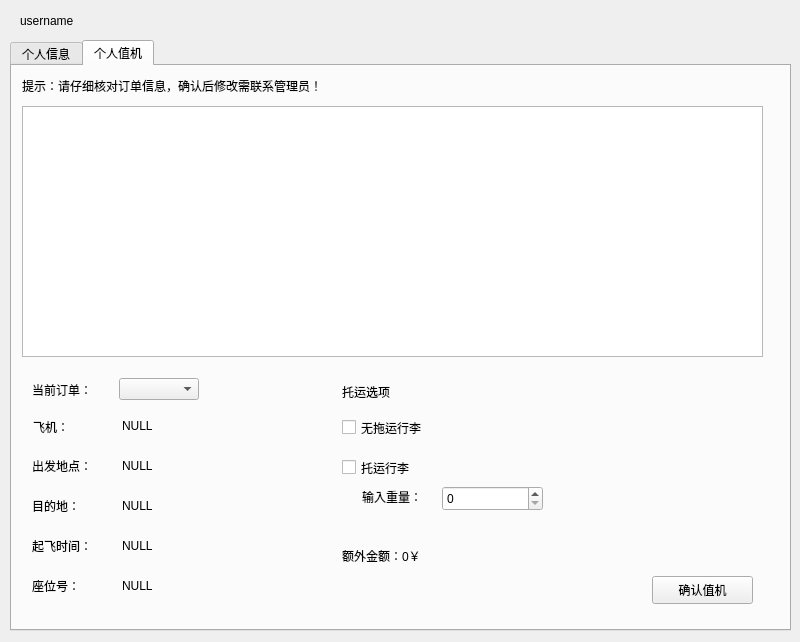
<?xml version="1.0" encoding="UTF-8"?>
<ui version="4.0">
 <class>personalpage</class>
 <widget class="QWidget" name="personalpage">
  <property name="geometry">
   <rect>
    <x>0</x>
    <y>0</y>
    <width>800</width>
    <height>642</height>
   </rect>
  </property>
  <property name="windowTitle">
   <string>Form</string>
  </property>
  <widget class="QTabWidget" name="labelUserName_2">
   <property name="geometry">
    <rect>
     <x>10</x>
     <y>40</y>
     <width>781</width>
     <height>591</height>
    </rect>
   </property>
   <property name="currentIndex">
    <number>1</number>
   </property>
   <widget class="QWidget" name="tab">
    <attribute name="title">
     <string>个人信息</string>
    </attribute>
    <widget class="QLabel" name="labelUserName">
     <property name="geometry">
      <rect>
       <x>119</x>
       <y>9</y>
       <width>101</width>
       <height>20</height>
      </rect>
     </property>
     <property name="styleSheet">
      <string notr="true">font: 10pt &quot;Microsoft YaHei UI&quot;;</string>
     </property>
     <property name="text">
      <string>username</string>
     </property>
     <property name="alignment">
      <set>Qt::AlignmentFlag::AlignCenter</set>
     </property>
    </widget>
    <widget class="QLabel" name="label">
     <property name="geometry">
      <rect>
       <x>20</x>
       <y>10</y>
       <width>64</width>
       <height>20</height>
      </rect>
     </property>
     <property name="styleSheet">
      <string notr="true">font: 10pt &quot;Microsoft YaHei UI&quot;;
border-top-color: qlineargradient(spread:pad, x1:0, y1:0, x2:0, y2:1, stop:0 rgba(255, 0, 0, 255), stop:0.339795 rgba(255, 0, 0, 255), stop:0.339799 rgba(255, 255, 255, 255), stop:0.662444 rgba(255, 255, 255, 255), stop:0.662469 rgba(0, 0, 255, 255), stop:1 rgba(0, 0, 255, 255));</string>
     </property>
     <property name="text">
      <string>用户名：</string>
     </property>
    </widget>
    <widget class="QPushButton" name="pushButton">
     <property name="geometry">
      <rect>
       <x>110</x>
       <y>50</y>
       <width>121</width>
       <height>41</height>
      </rect>
     </property>
     <property name="styleSheet">
      <string notr="true">font: 9pt &quot;Microsoft YaHei UI&quot;;</string>
     </property>
     <property name="text">
      <string>修改密码</string>
     </property>
    </widget>
    <widget class="QLabel" name="label_2">
     <property name="geometry">
      <rect>
       <x>19</x>
       <y>59</y>
       <width>64</width>
       <height>20</height>
      </rect>
     </property>
     <property name="styleSheet">
      <string notr="true">font: 10pt &quot;Microsoft YaHei UI&quot;;
border-top-color: qlineargradient(spread:pad, x1:0, y1:0, x2:0, y2:1, stop:0 rgba(255, 0, 0, 255), stop:0.339795 rgba(255, 0, 0, 255), stop:0.339799 rgba(255, 255, 255, 255), stop:0.662444 rgba(255, 255, 255, 255), stop:0.662469 rgba(0, 0, 255, 255), stop:1 rgba(0, 0, 255, 255));</string>
     </property>
     <property name="text">
      <string>密码：</string>
     </property>
    </widget>
    <widget class="QLabel" name="label_3">
     <property name="geometry">
      <rect>
       <x>20</x>
       <y>270</y>
       <width>211</width>
       <height>31</height>
      </rect>
     </property>
     <property name="styleSheet">
      <string notr="true">font: 10pt &quot;Microsoft YaHei UI&quot;;
border-top-color: qlineargradient(spread:pad, x1:0, y1:0, x2:0, y2:1, stop:0 rgba(255, 0, 0, 255), stop:0.339795 rgba(255, 0, 0, 255), stop:0.339799 rgba(255, 255, 255, 255), stop:0.662444 rgba(255, 255, 255, 255), stop:0.662469 rgba(0, 0, 255, 255), stop:1 rgba(0, 0, 255, 255));</string>
     </property>
     <property name="text">
      <string>航班订单-进行中</string>
     </property>
    </widget>
    <widget class="QTableView" name="orderView">
     <property name="geometry">
      <rect>
       <x>20</x>
       <y>310</y>
       <width>731</width>
       <height>231</height>
      </rect>
     </property>
    </widget>
    <widget class="QPushButton" name="btnRefreshOrders">
     <property name="geometry">
      <rect>
       <x>510</x>
       <y>270</y>
       <width>101</width>
       <height>31</height>
      </rect>
     </property>
     <property name="text">
      <string>刷新订单</string>
     </property>
    </widget>
    <widget class="QPushButton" name="deleteodr">
     <property name="geometry">
      <rect>
       <x>630</x>
       <y>270</y>
       <width>101</width>
       <height>31</height>
      </rect>
     </property>
     <property name="text">
      <string>取消订单</string>
     </property>
    </widget>
    <widget class="QListView" name="listView">
     <property name="geometry">
      <rect>
       <x>20</x>
       <y>130</y>
       <width>731</width>
       <height>131</height>
      </rect>
     </property>
    </widget>
    <widget class="QLabel" name="label_4">
     <property name="geometry">
      <rect>
       <x>20</x>
       <y>100</y>
       <width>211</width>
       <height>31</height>
      </rect>
     </property>
     <property name="styleSheet">
      <string notr="true">font: 10pt &quot;Microsoft YaHei UI&quot;;
border-top-color: qlineargradient(spread:pad, x1:0, y1:0, x2:0, y2:1, stop:0 rgba(255, 0, 0, 255), stop:0.339795 rgba(255, 0, 0, 255), stop:0.339799 rgba(255, 255, 255, 255), stop:0.662444 rgba(255, 255, 255, 255), stop:0.662469 rgba(0, 0, 255, 255), stop:1 rgba(0, 0, 255, 255));</string>
     </property>
     <property name="text">
      <string>消息盒子</string>
     </property>
    </widget>
   </widget>
   <widget class="QWidget" name="tab_2">
    <attribute name="title">
     <string>个人值机</string>
    </attribute>
    <widget class="QLabel" name="label_5">
     <property name="geometry">
      <rect>
       <x>10</x>
       <y>10</y>
       <width>521</width>
       <height>19</height>
      </rect>
     </property>
     <property name="text">
      <string>提示：请仔细核对订单信息，确认后修改需联系管理员！</string>
     </property>
    </widget>
    <widget class="QGraphicsView" name="graphicsView">
     <property name="geometry">
      <rect>
       <x>10</x>
       <y>40</y>
       <width>741</width>
       <height>251</height>
      </rect>
     </property>
    </widget>
    <widget class="QPushButton" name="pushButton_2">
     <property name="geometry">
      <rect>
       <x>640</x>
       <y>510</y>
       <width>101</width>
       <height>28</height>
      </rect>
     </property>
     <property name="text">
      <string>确认值机</string>
     </property>
    </widget>
    <widget class="QLabel" name="label_7">
     <property name="geometry">
      <rect>
       <x>21</x>
       <y>351</y>
       <width>45</width>
       <height>19</height>
      </rect>
     </property>
     <property name="text">
      <string>飞机：</string>
     </property>
    </widget>
    <widget class="QLabel" name="plane">
     <property name="geometry">
      <rect>
       <x>110</x>
       <y>350</y>
       <width>201</width>
       <height>19</height>
      </rect>
     </property>
     <property name="text">
      <string>NULL</string>
     </property>
    </widget>
    <widget class="QLabel" name="label_9">
     <property name="geometry">
      <rect>
       <x>20</x>
       <y>390</y>
       <width>81</width>
       <height>19</height>
      </rect>
     </property>
     <property name="text">
      <string>出发地点：</string>
     </property>
    </widget>
    <widget class="QLabel" name="from">
     <property name="geometry">
      <rect>
       <x>110</x>
       <y>390</y>
       <width>211</width>
       <height>19</height>
      </rect>
     </property>
     <property name="text">
      <string>NULL</string>
     </property>
    </widget>
    <widget class="QLabel" name="label_11">
     <property name="geometry">
      <rect>
       <x>20</x>
       <y>430</y>
       <width>81</width>
       <height>19</height>
      </rect>
     </property>
     <property name="text">
      <string>目的地：</string>
     </property>
    </widget>
    <widget class="QLabel" name="dest">
     <property name="geometry">
      <rect>
       <x>110</x>
       <y>430</y>
       <width>191</width>
       <height>19</height>
      </rect>
     </property>
     <property name="text">
      <string>NULL</string>
     </property>
    </widget>
    <widget class="QLabel" name="label_13">
     <property name="geometry">
      <rect>
       <x>20</x>
       <y>470</y>
       <width>81</width>
       <height>19</height>
      </rect>
     </property>
     <property name="text">
      <string>起飞时间： </string>
     </property>
    </widget>
    <widget class="QLabel" name="time">
     <property name="geometry">
      <rect>
       <x>110</x>
       <y>470</y>
       <width>191</width>
       <height>19</height>
      </rect>
     </property>
     <property name="text">
      <string>NULL</string>
     </property>
    </widget>
    <widget class="QLabel" name="label_14">
     <property name="geometry">
      <rect>
       <x>20</x>
       <y>510</y>
       <width>81</width>
       <height>19</height>
      </rect>
     </property>
     <property name="text">
      <string>座位号：</string>
     </property>
    </widget>
    <widget class="QLabel" name="seat">
     <property name="geometry">
      <rect>
       <x>110</x>
       <y>510</y>
       <width>191</width>
       <height>19</height>
      </rect>
     </property>
     <property name="text">
      <string>NULL</string>
     </property>
    </widget>
    <widget class="QWidget" name="layoutWidget">
     <property name="geometry">
      <rect>
       <x>20</x>
       <y>310</y>
       <width>167</width>
       <height>27</height>
      </rect>
     </property>
     <layout class="QHBoxLayout" name="horizontalLayout">
      <item>
       <widget class="QLabel" name="label_6">
        <property name="text">
         <string>当前订单：</string>
        </property>
       </widget>
      </item>
      <item>
       <widget class="QComboBox" name="comboBox">
        <property name="currentText">
         <string/>
        </property>
       </widget>
      </item>
     </layout>
    </widget>
    <widget class="QLabel" name="label_8">
     <property name="geometry">
      <rect>
       <x>330</x>
       <y>310</y>
       <width>81</width>
       <height>31</height>
      </rect>
     </property>
     <property name="text">
      <string>托运选项</string>
     </property>
    </widget>
    <widget class="QCheckBox" name="checkBox">
     <property name="geometry">
      <rect>
       <x>330</x>
       <y>350</y>
       <width>161</width>
       <height>23</height>
      </rect>
     </property>
     <property name="text">
      <string>无拖运行李</string>
     </property>
    </widget>
    <widget class="QCheckBox" name="checkBox_2">
     <property name="geometry">
      <rect>
       <x>330</x>
       <y>390</y>
       <width>98</width>
       <height>23</height>
      </rect>
     </property>
     <property name="text">
      <string>托运行李</string>
     </property>
    </widget>
    <widget class="QLabel" name="label_10">
     <property name="geometry">
      <rect>
       <x>350</x>
       <y>420</y>
       <width>101</width>
       <height>21</height>
      </rect>
     </property>
     <property name="text">
      <string>输入重量：</string>
     </property>
    </widget>
    <widget class="QSpinBox" name="spinBox">
     <property name="geometry">
      <rect>
       <x>430</x>
       <y>420</y>
       <width>101</width>
       <height>25</height>
      </rect>
     </property>
     <property name="maximum">
      <number>200</number>
     </property>
    </widget>
    <widget class="QLabel" name="price">
     <property name="geometry">
      <rect>
       <x>330</x>
       <y>480</y>
       <width>131</width>
       <height>19</height>
      </rect>
     </property>
     <property name="text">
      <string>额外金额：0￥</string>
     </property>
    </widget>
   </widget>
  </widget>
  <widget class="QLabel" name="labelUserName_3">
   <property name="geometry">
    <rect>
     <x>20</x>
     <y>10</y>
     <width>101</width>
     <height>21</height>
    </rect>
   </property>
   <property name="styleSheet">
    <string notr="true">font: 9pt &quot;Microsoft YaHei UI&quot;;</string>
   </property>
   <property name="text">
    <string>username</string>
   </property>
   <property name="alignment">
    <set>Qt::AlignmentFlag::AlignLeading|Qt::AlignmentFlag::AlignLeft|Qt::AlignmentFlag::AlignVCenter</set>
   </property>
  </widget>
 </widget>
 <resources/>
 <connections/>
</ui>
